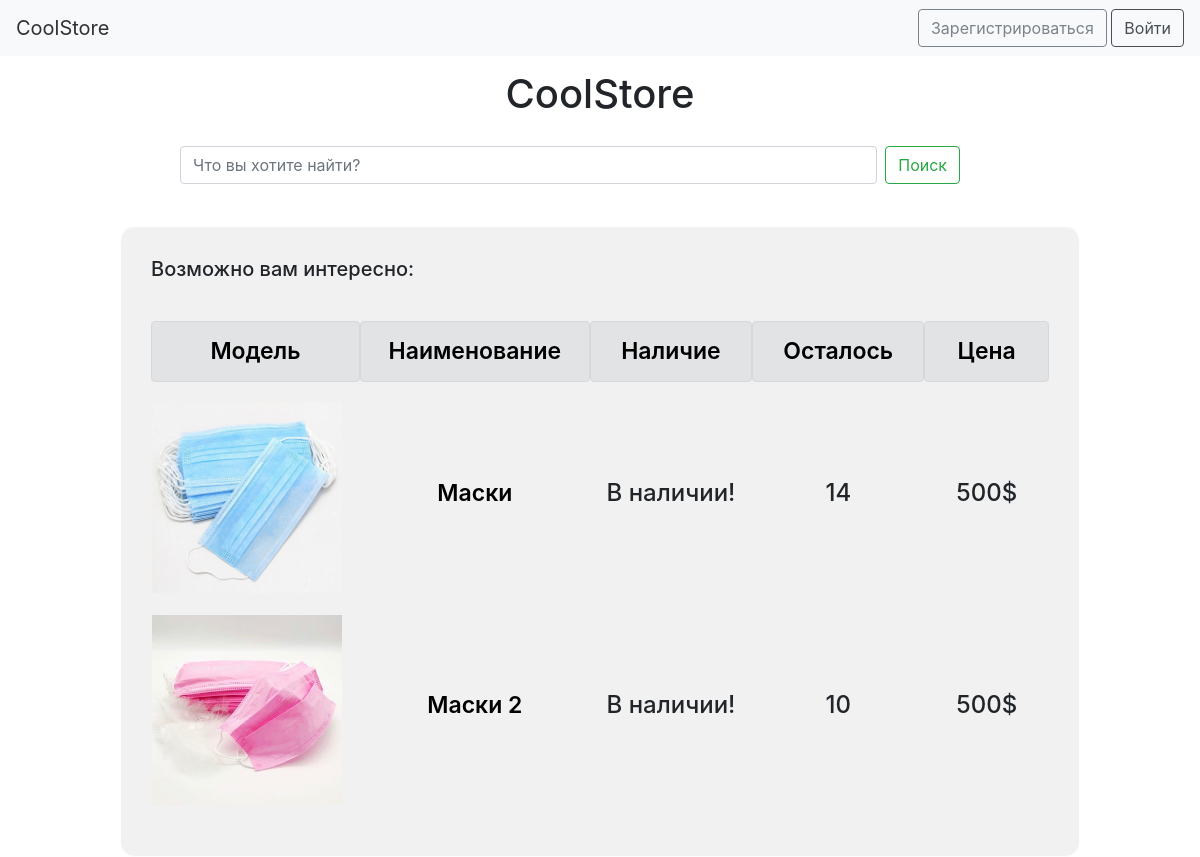
Before: / with the older database file.
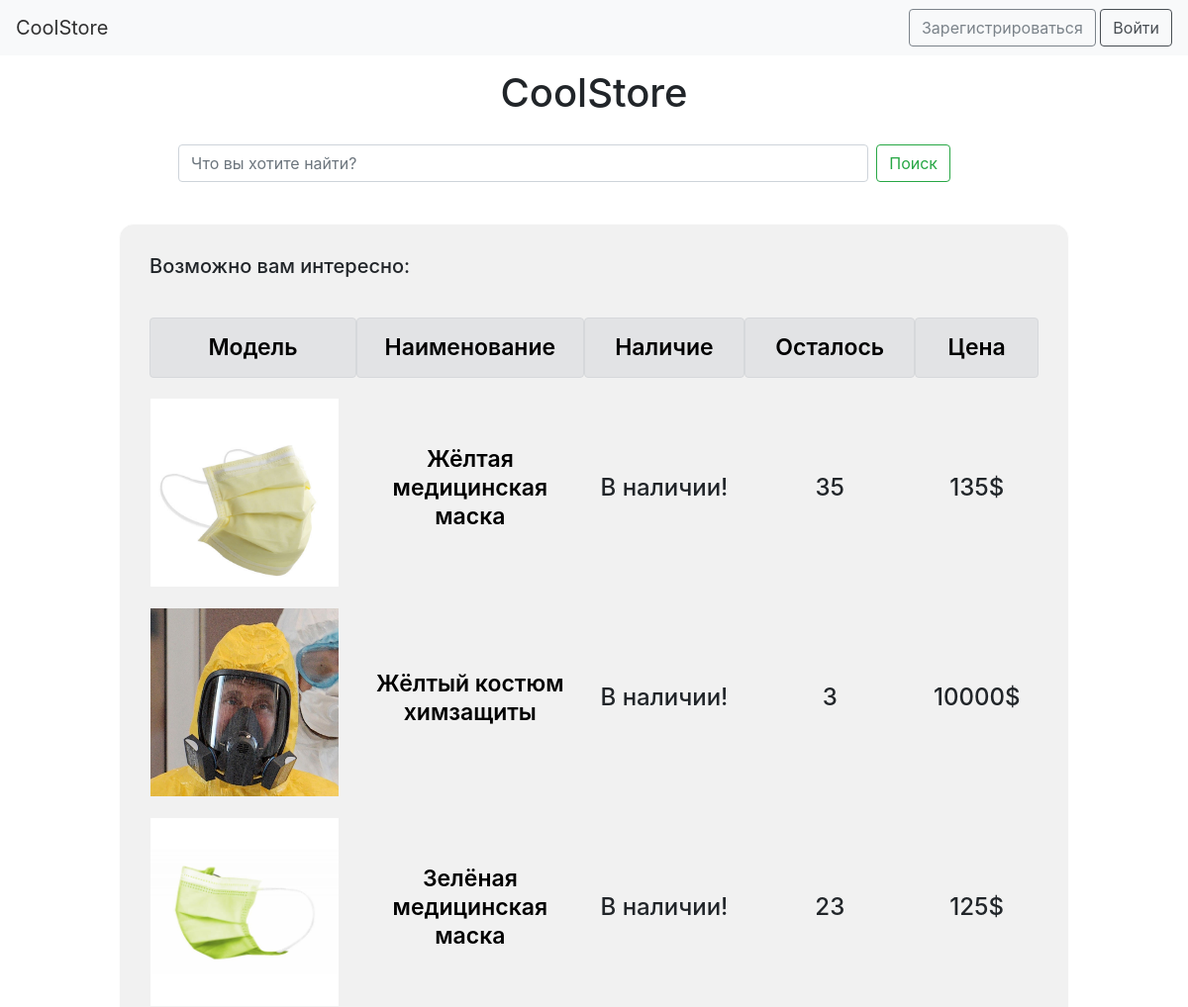
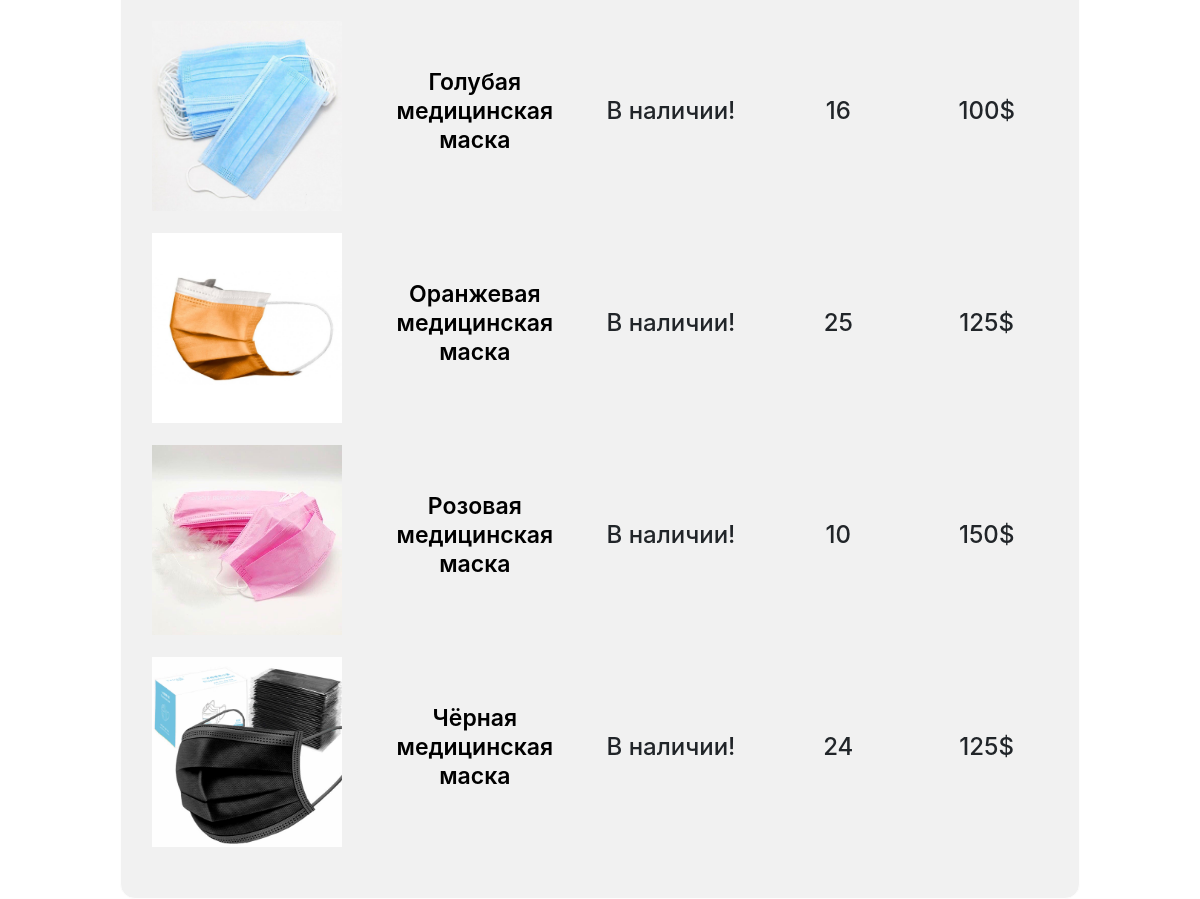
After: the same page with the newer database file (2 pictures, top to bottom).
### data/products.py (models this page shows, shortened)
class Products(SqlAlchemyBase, UserMixin, SerializerMixin):
    __tablename__ = 'products'
    id = sqlalchemy.Column(sqlalchemy.Integer, primary_key=True, autoincrement=True)
    title = sqlalchemy.Column(sqlalchemy.String, nullable=True)
    about = sqlalchemy.Column(sqlalchemy.String, nullable=True)
    price = sqlalchemy.Column(sqlalchemy.Integer, nullable=True)
    existence = sqlalchemy.Column(sqlalchemy.Boolean, default=True)
    still_have = sqlalchemy.Column(sqlalchemy.Integer, nullable=True)

### main.py (the view)
@app.route('/', methods=['GET', 'POST'])
def index():
    if current_user.is_authenticated:
        filename = get_profile_img()
    else:
        filename = 'profilem'
    if request.method == 'POST':
        session['tag'] = request.form['search']
        return redirect('/')
    all_product = find_products(session.get('tag', '').lower())
    if session.get('reverse', False):
        sim = '▲'
    else:
        sim = '▼'
    simp = simc = simn = simnal = ''
    pos = session.get('sort', 'none')
    if pos == 'price':
        all_product.sort(key=lambda x: x.price, reverse=session.get('reverse', False))
        simp = sim
    elif pos == 'nal':
        all_product.sort(key=lambda x: x.existence, reverse=session.get('reverse', False))
        simnal = sim
    elif pos == 'count':
        all_product.sort(key=lambda x: x.still_have, reverse=session.get('reverse', False))
        simc = sim
    elif pos == 'name':
        simn = sim
        all_product.sort(key=lambda x: x.title, reverse=session.get('reverse', False))
    else:
        shuffle(all_product)
    if session.get('basket_count', -1) == -1 and current_user.is_authenticated:
        sessions = db_session.create_session()
        user = load_user(current_user.id)
        bask = [[int(x.split('-')[0]), int(x.split('-')[1])] for x in user.basket.strip().split()]
        bask = list(map(lambda x: [sessions.query(products.Products).get(x[0]), x[1]], bask))
        session['basket_count'] = len(bask)
    return render_template('index.html', basket_count=session.get('basket_count', 0),
                           title="CoolStore", tag=session.get('tag', ''), size=len(all_product),
                           filename=filename, product=all_product, simc=simc, simn=simn, simp=simp,
                           simnal=simnal)

### data/db_session.py (called while the page is built)
def create_session() -> Session:
    global __factory
    return __factory()

### main.py (called while the page is built)
def find_products(tag):
    sessions = db_session.create_session()
    all_products = sessions.query(products.Products).all()
    for item in all_products:
        if item.existence and item.still_have == 0:
            item.existence = 0
        elif not item.existence and item.still_have:
            item.existence = 1
    sessions.commit()
    sessions = db_session.create_session()
    all_products = sessions.query(products.Products).all()
    ans_products = list()
    for item in all_products:
        if item.existence and item.still_have == 0:
            item.existence = 0
        elif not item.existence and item.still_have:
            item.existence = 1
        title = item.title.lower()
        if tag in title or title in tag:
            ans_products.append(item)
    return ans_products

### templates/index.html
{% extends "base.html" %}
{%block content %}
<form class="search" method="post">
    <input class="form-control mr-sm-2" type="text" placeholder="Что вы хотите найти?"
           aria-label="Search"
           name="search" value="{{ tag }}">
    <button class="btn btn-outline-success my-2 my-sm-0" type="submit">Поиск</button>
</form>
<div class="main">
    {% if size != 0 %}
    {% if tag != '' %}
    <h5>По запросу "{{ tag }}" найдено:</h5>
    {% else %}
    <h5>Возможно вам интересно:</h5>
    {% endif %}
    <table align="center"
           style="margin-top: 20px; width: 100%; border-spacing: 0px 20px; border-collapse: separate;">
        <tr>
            <th width="400" class="alert alert-secondary" role="alert">
                <div align="center">
                    <a href="/change/none" class="base_href">Модель</a>
                </div>
            </th>
            <th width="400" class="alert alert-secondary" role="alert">
                <div align="center">
                    <a href="/change/name" class="base_href">Наименование</a>{{ simn }}
                </div>
            </th>
            <th width="400" class="alert alert-secondary" role="alert">
                <div align="center">
                    <a href="/change/nal" class="base_href">Наличие</a>{{ simnal }}
                </div>
            </th>
            <th width="400" class="alert alert-secondary" role="alert">
                <div align="center">
                    <a href="/change/count" class="base_href">Осталось</a>{{ simc }}
                </div>
            </th>
            <th width="400" class="alert alert-secondary" role="alert">
                <div align="center">
                    <a href="/change/price" class="base_href">Цена</a>{{ simp }}
                </div>
            </th>
        </tr>
        {% for item in product %}
        <tr>
            <td width="200"><a href="/product/{{ item.id }}"><img
                    src="/static/img/product_icons/{{ item.id }}.jpg" width="190"
                    height="190" align="center"></a></td>
            <td width="400"><h4 align="center"><a href="/product/{{ item.id }}" class="base_href">
                {{ item.title }}</a></h4></td>
            {% if item.existence == 1 %}
            <td width="200"><h4 align="center">В наличии!</h4></td>
            {% else %}
            <td width="200"><h4 align="center">Нет в наличии!</h4></td>
            {% endif %}
            <td width="200"><h4 align="center">{{ item.still_have }}</h4></td>
            <td width="200"><h4 align="center">{{ item.price }}$</h4></td>
        </tr>
        {% endfor %}
    </table>
    {% else %}
    <img src="/static/img/empty_search.jpeg" style="width: 100%">
    {% endif %}
</div>
{% endblock %}

### templates/base.html (shortened to what this page needs)
<!DOCTYPE html>
<html lang="en">
<head>
    <link rel="stylesheet" href="../../static/css/style.css">
    <link rel="stylesheet"
          href="https://stackpath.bootstrapcdn.com/bootstrap/4.4.1/css/bootstrap.min.css"
>
    <link rel="stylesheet"
          href="https://maxcdn.bootstrapcdn.com/bootstrap/4.1.0/css/bootstrap.min.css">
</head>
<body>
<header class="header">
    <nav class="navbar navbar-light bg-light">
        <a class="navbar-brand" href="/">CoolStore</a>
        {% if current_user.is_authenticated %}
        <div style="display: flex;">
            <div style="display: flex; margin-right: 7px;">
                <a class="navbar-brand" href="/basket"><img src="../../static/img/basket.png"
                                                            class="icon"></a>
                <div class="basket_num">{{ basket_count }}</div>
            </div>
            <a class="navbar-brand" href="/profile">
                <img src="../../static/img/profile_img/{{ filename }}.jpg" class="icon"></a>
        </div>
        {% else %}
        <div>
            <a class="btn btn-outline-secondary" href="/register">Зарегистрироваться</a>
            <a class="btn btn-outline-dark" href="/login">Войти</a>
        </div>
        {% endif %}
    </nav>
</header>
<h1 align="center" style="margin-top: 70px;">{{ title }}</h1>
{% block content %}
{% endblock %}
</body>
</html>

### static/css/style.css (style rules this page uses)
.search { position: absolute; width: 65%; margin-left: 15%; margin-top: 20px; display: flex; }
.main { border: 1px solid #fdfdfd; border-radius: 15px; background: #f1f1f1; position: absolute; margin-top: 100px; margin-left: 10%; margin-bottom: 1%; width: 80%; padding: 30px; }
.header { opacity: 90%; width: 100%; z-index: 1000; position: fixed; top: 0; left: 0; right: 0; transform: translate3d(0, 0, 0); }
.base_href { text-decoration: none; color: #000000; font-size: 23px; font-weight: 600; }

Changed rows visible on the page:
added Products: shows a picture, title "Жёлтая медицинская маска", existence "В наличии!", still_have "35", price "135"
added Products: shows a picture, title "Жёлтый костюм химзащиты", existence "В наличии!", still_have "3", price "10000"
added Products: shows a picture, title "Зелёная медицинская маска", existence "В наличии!", still_have "23", price "125"
changed Products: title "Маски" → "Голубая медицинская маска"; still_have "14" → "16"; price "500" → "100"
added Products: shows a picture, title "Оранжевая медицинская маска", existence "В наличии!", still_have "25", price "125"
changed Products: title "Маски 2" → "Розовая медицинская маска"; price "500" → "150"
added Products: shows a picture, title "Чёрная медицинская маска", existence "В наличии!", still_have "24", price "125"
